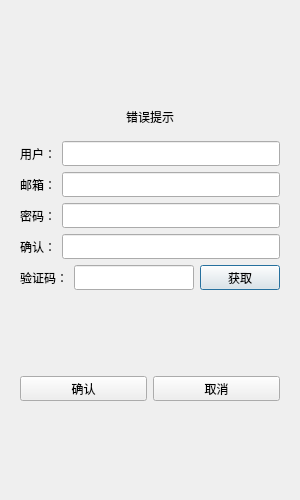
<?xml version="1.0" encoding="UTF-8"?>
<ui version="4.0">
 <class>RegisterDialog</class>
 <widget class="QDialog" name="RegisterDialog">
  <property name="geometry">
   <rect>
    <x>0</x>
    <y>0</y>
    <width>300</width>
    <height>500</height>
   </rect>
  </property>
  <property name="minimumSize">
   <size>
    <width>300</width>
    <height>500</height>
   </size>
  </property>
  <property name="maximumSize">
   <size>
    <width>300</width>
    <height>500</height>
   </size>
  </property>
  <property name="windowTitle">
   <string>Dialog</string>
  </property>
  <layout class="QVBoxLayout" name="verticalLayout_2">
   <item>
    <layout class="QVBoxLayout" name="verticalLayout">
     <item>
      <widget class="QStackedWidget" name="stackedWidget">
       <widget class="QWidget" name="page">
        <layout class="QVBoxLayout" name="verticalLayout_3">
         <item>
          <spacer name="verticalSpacer">
           <property name="orientation">
            <enum>Qt::Vertical</enum>
           </property>
           <property name="sizeHint" stdset="0">
            <size>
             <width>20</width>
             <height>24</height>
            </size>
           </property>
          </spacer>
         </item>
         <item>
          <widget class="QWidget" name="widget" native="true">
           <layout class="QVBoxLayout" name="verticalLayout_4">
            <item>
             <widget class="QLabel" name="err_tip">
              <property name="text">
               <string>错误提示</string>
              </property>
              <property name="alignment">
               <set>Qt::AlignCenter</set>
              </property>
             </widget>
            </item>
           </layout>
          </widget>
         </item>
         <item>
          <layout class="QHBoxLayout" name="horizontalLayout_10">
           <item>
            <widget class="QLabel" name="user_label">
             <property name="minimumSize">
              <size>
               <width>0</width>
               <height>25</height>
              </size>
             </property>
             <property name="maximumSize">
              <size>
               <width>16777215</width>
               <height>25</height>
              </size>
             </property>
             <property name="text">
              <string>用户：</string>
             </property>
            </widget>
           </item>
           <item>
            <widget class="QLineEdit" name="user_edit">
             <property name="minimumSize">
              <size>
               <width>0</width>
               <height>25</height>
              </size>
             </property>
             <property name="maximumSize">
              <size>
               <width>16777215</width>
               <height>25</height>
              </size>
             </property>
            </widget>
           </item>
          </layout>
         </item>
         <item>
          <layout class="QHBoxLayout" name="horizontalLayout_8">
           <item>
            <widget class="QLabel" name="email_label">
             <property name="minimumSize">
              <size>
               <width>0</width>
               <height>25</height>
              </size>
             </property>
             <property name="maximumSize">
              <size>
               <width>16777215</width>
               <height>25</height>
              </size>
             </property>
             <property name="text">
              <string>邮箱：</string>
             </property>
            </widget>
           </item>
           <item>
            <widget class="QLineEdit" name="email_edit">
             <property name="minimumSize">
              <size>
               <width>0</width>
               <height>25</height>
              </size>
             </property>
             <property name="maximumSize">
              <size>
               <width>16777215</width>
               <height>25</height>
              </size>
             </property>
            </widget>
           </item>
          </layout>
         </item>
         <item>
          <layout class="QHBoxLayout" name="horizontalLayout_7">
           <item>
            <widget class="QLabel" name="pass_label">
             <property name="minimumSize">
              <size>
               <width>0</width>
               <height>25</height>
              </size>
             </property>
             <property name="maximumSize">
              <size>
               <width>16777215</width>
               <height>25</height>
              </size>
             </property>
             <property name="text">
              <string>密码：</string>
             </property>
            </widget>
           </item>
           <item>
            <widget class="QLineEdit" name="pass_edit">
             <property name="minimumSize">
              <size>
               <width>0</width>
               <height>25</height>
              </size>
             </property>
             <property name="maximumSize">
              <size>
               <width>16777215</width>
               <height>25</height>
              </size>
             </property>
            </widget>
           </item>
          </layout>
         </item>
         <item>
          <layout class="QHBoxLayout" name="horizontalLayout_12">
           <item>
            <widget class="QLabel" name="confirm_label">
             <property name="minimumSize">
              <size>
               <width>0</width>
               <height>25</height>
              </size>
             </property>
             <property name="maximumSize">
              <size>
               <width>16777215</width>
               <height>25</height>
              </size>
             </property>
             <property name="text">
              <string>确认：</string>
             </property>
            </widget>
           </item>
           <item>
            <widget class="QLineEdit" name="confirm_edit">
             <property name="minimumSize">
              <size>
               <width>0</width>
               <height>25</height>
              </size>
             </property>
             <property name="maximumSize">
              <size>
               <width>16777215</width>
               <height>25</height>
              </size>
             </property>
            </widget>
           </item>
          </layout>
         </item>
         <item>
          <layout class="QHBoxLayout" name="horizontalLayout_9">
           <item>
            <widget class="QLabel" name="varify_label">
             <property name="minimumSize">
              <size>
               <width>0</width>
               <height>25</height>
              </size>
             </property>
             <property name="maximumSize">
              <size>
               <width>16777215</width>
               <height>25</height>
              </size>
             </property>
             <property name="text">
              <string>验证码：</string>
             </property>
            </widget>
           </item>
           <item>
            <widget class="QLineEdit" name="varify_edit">
             <property name="minimumSize">
              <size>
               <width>0</width>
               <height>25</height>
              </size>
             </property>
             <property name="maximumSize">
              <size>
               <width>16777215</width>
               <height>25</height>
              </size>
             </property>
            </widget>
           </item>
           <item>
            <widget class="TimerBtn" name="get_code_btn">
             <property name="minimumSize">
              <size>
               <width>0</width>
               <height>25</height>
              </size>
             </property>
             <property name="maximumSize">
              <size>
               <width>16777215</width>
               <height>25</height>
              </size>
             </property>
             <property name="text">
              <string>获取</string>
             </property>
            </widget>
           </item>
          </layout>
         </item>
         <item>
          <spacer name="verticalSpacer_2">
           <property name="orientation">
            <enum>Qt::Vertical</enum>
           </property>
           <property name="sizeHint" stdset="0">
            <size>
             <width>20</width>
             <height>23</height>
            </size>
           </property>
          </spacer>
         </item>
         <item>
          <layout class="QHBoxLayout" name="horizontalLayout_11">
           <item>
            <widget class="QPushButton" name="sure_btn">
             <property name="minimumSize">
              <size>
               <width>0</width>
               <height>25</height>
              </size>
             </property>
             <property name="maximumSize">
              <size>
               <width>16777215</width>
               <height>25</height>
              </size>
             </property>
             <property name="text">
              <string>确认</string>
             </property>
            </widget>
           </item>
           <item>
            <widget class="QPushButton" name="cancel_btn">
             <property name="minimumSize">
              <size>
               <width>0</width>
               <height>25</height>
              </size>
             </property>
             <property name="maximumSize">
              <size>
               <width>16777215</width>
               <height>25</height>
              </size>
             </property>
             <property name="text">
              <string>取消</string>
             </property>
            </widget>
           </item>
          </layout>
         </item>
         <item>
          <spacer name="verticalSpacer_3">
           <property name="orientation">
            <enum>Qt::Vertical</enum>
           </property>
           <property name="sizeHint" stdset="0">
            <size>
             <width>20</width>
             <height>24</height>
            </size>
           </property>
          </spacer>
         </item>
        </layout>
       </widget>
       <widget class="QWidget" name="page_2"/>
      </widget>
     </item>
    </layout>
   </item>
  </layout>
 </widget>
 <customwidgets>
  <customwidget>
   <class>TimerBtn</class>
   <extends>QPushButton</extends>
   <header>timerbtn.h</header>
  </customwidget>
 </customwidgets>
 <resources/>
 <connections/>
</ui>
